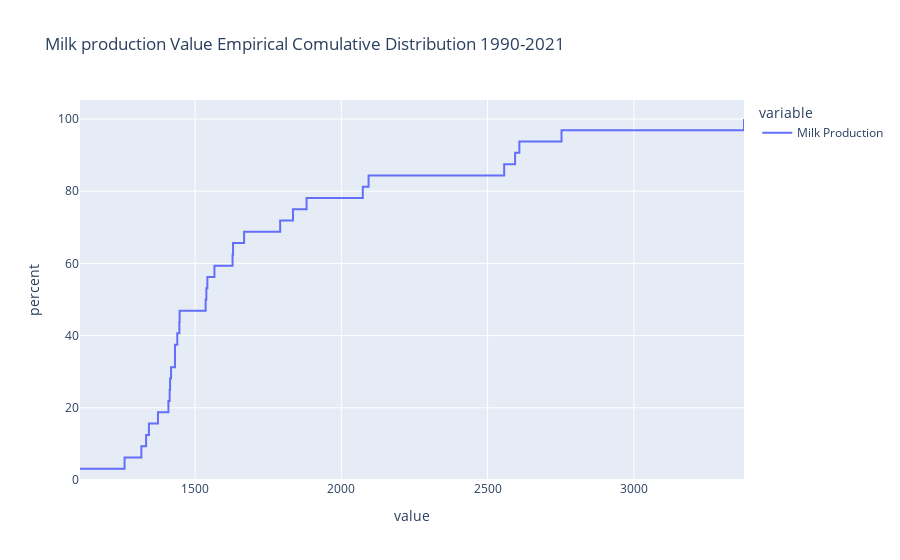

The code cell stored with this chart in its notebook:
### Code cell
fig = px.ecdf(df_milk,ecdfnorm='percent'
             ,title='Milk production Value Empirical Comulative Distribution 1990-2021')
fig.show()

### Figure 1 — Plotly figure (JSON) as saved in the notebook; plotly's stock layout.template omitted (floating-point values rounded to 4 significant figures)
{"data": [{"hovertemplate": "variable=Milk Production<br>value=%{x}<br>percent=%{y}<extra></extra>", "legendgroup": "Milk Production", "line": {"dash": "solid", "shape": "hv"}, "marker": {"color": "#636efa", "symbol": "circle"}, "mode": "lines", "name": "Milk Production", "orientation": "v", "showlegend": true, "type": "scatter", "x": [1106.0, 1259.0, 1316.0, 1332.0, 1342.0, 1373.0, 1409.0, 1413, 1414.0, 1418.0, 1431.0, 1431.0, 1439, 1446.0, 1447.0, 1536, 1538.0, 1542.0, 1566.0, 1628.0, 1630.0, 1668.0, 1791.0, 1835.0, 1881.0, 2073.0, 2093.0, 2557.0, 2594.0, 2609.0, 2753.0, 3377.0], "xaxis": "x", "y": [3.125, 6.25, 9.375, 12.5, 15.62, 18.75, 21.88, 25, 28.12, 31.25, 34.38, 37.5, 40.62, 43.75, 46.88, 50, 53.12, 56.25, 59.38, 62.5, 65.62, 68.75, 71.88, 75, 78.12, 81.25, 84.38, 87.5, 90.62, 93.75, 96.88, 100], "yaxis": "y"}], "layout": {"legend": {"title": {"text": "variable"}, "tracegroupgap": 0}, "title": {"text": "Milk production Value Empirical Comulative Distribution 1990-2021"}, "xaxis": {"anchor": "y", "domain": [0, 1], "title": {"text": "value"}}, "yaxis": {"anchor": "x", "domain": [0, 1], "rangemode": "tozero", "title": {"text": "percent"}}}}
